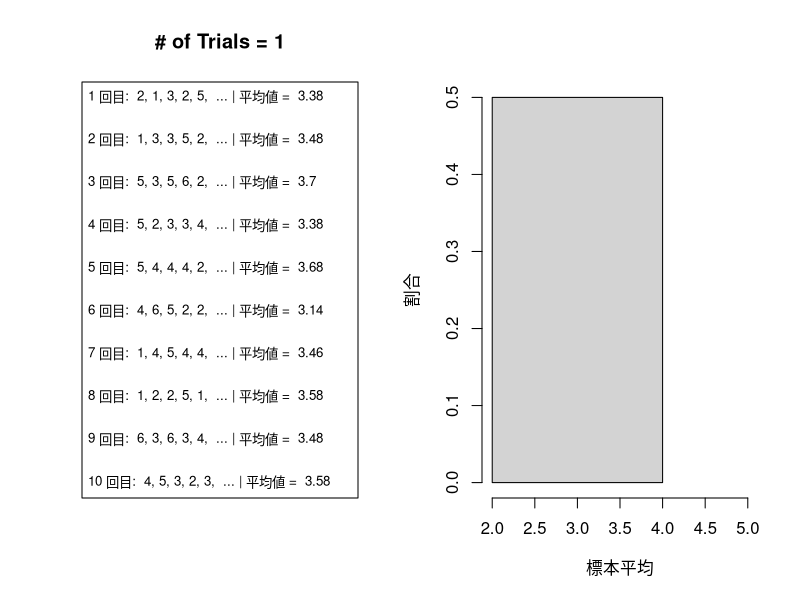
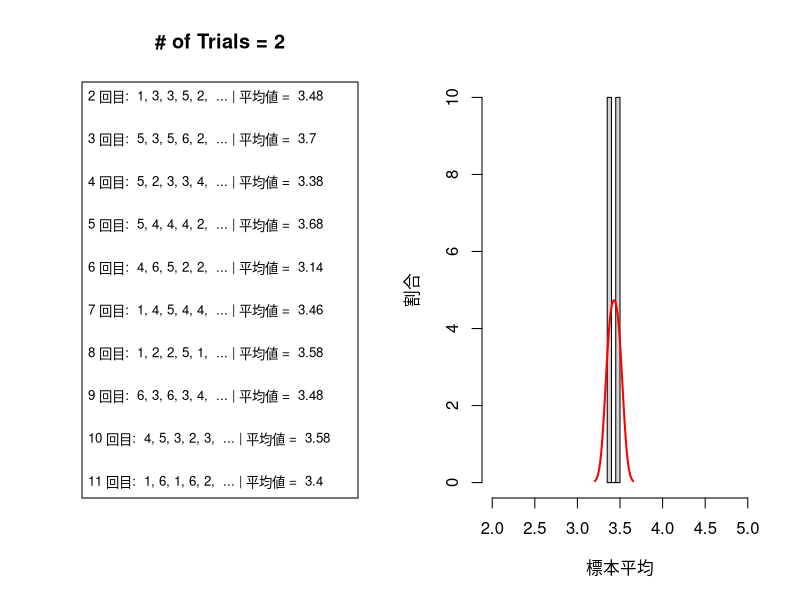
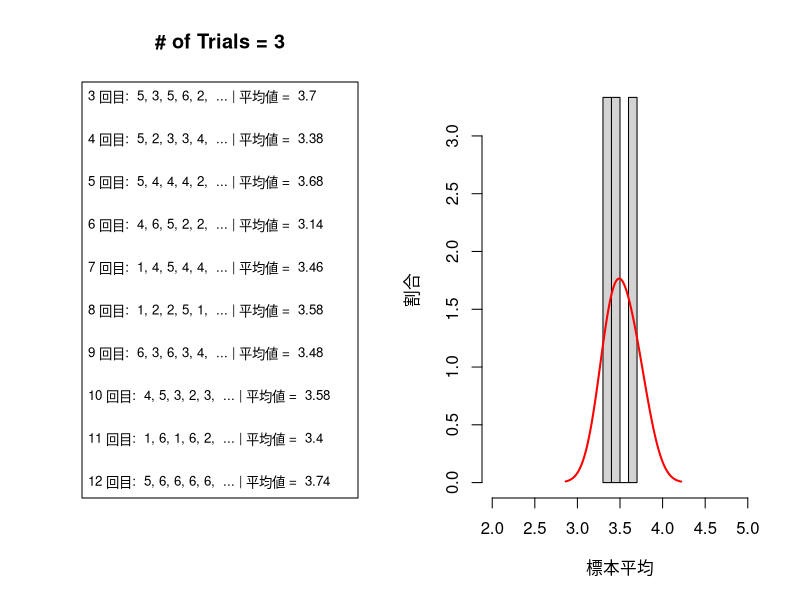
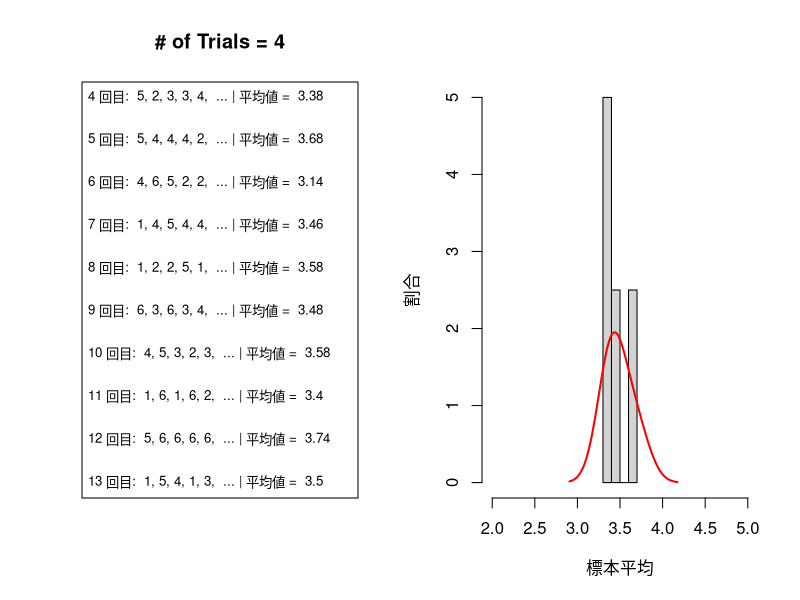
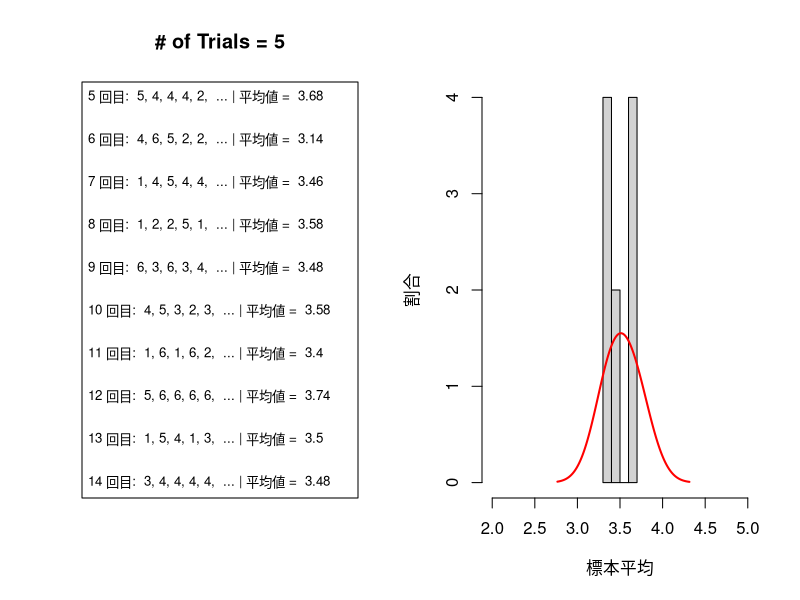
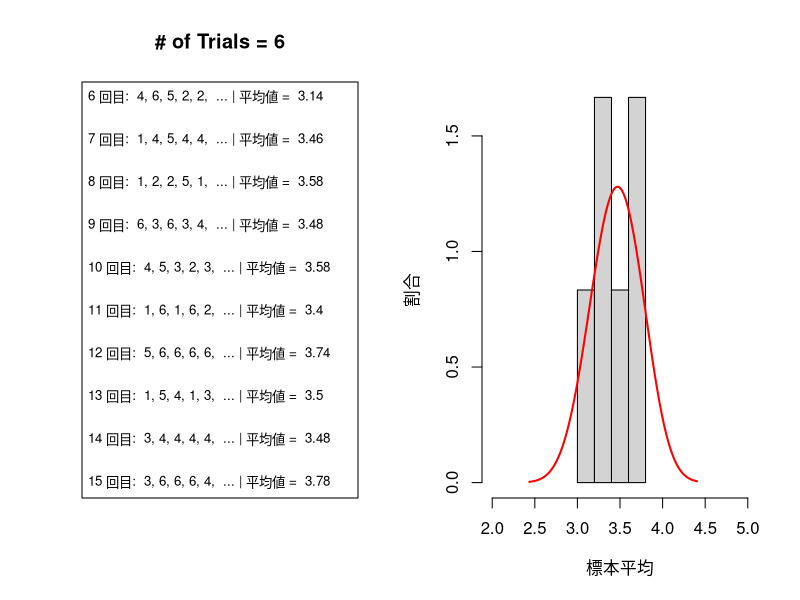
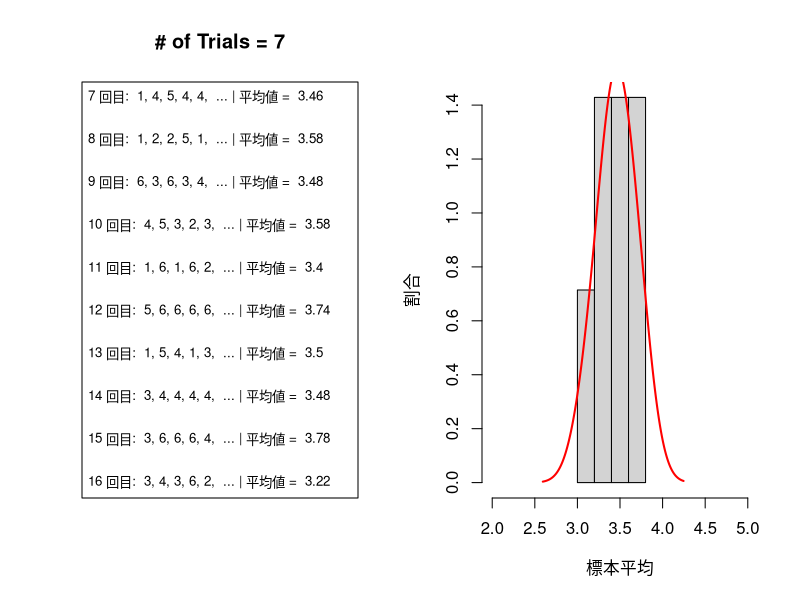
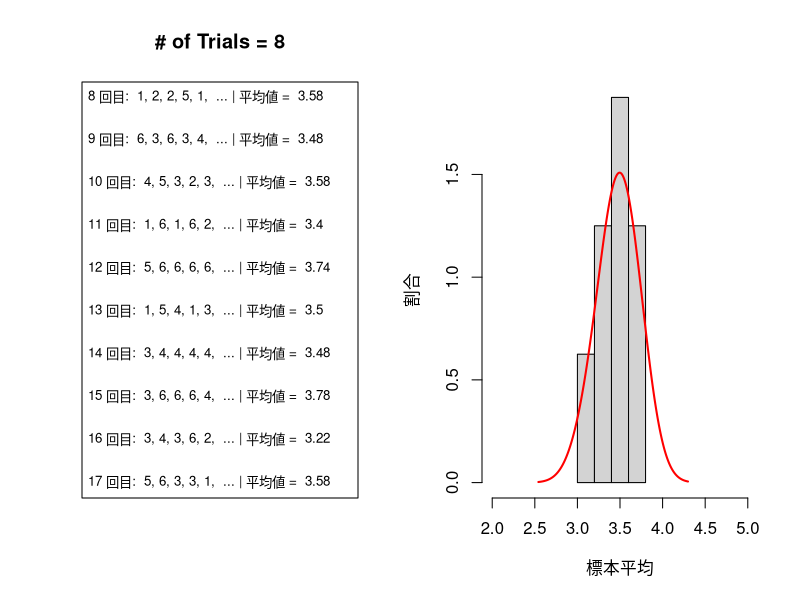

Write R code to recreate these figures, in order. (Note: a time limit stopped this script after it produced the figures.)
CLT_Sim <- function(dist = "Dice", par = NULL,
                    sample = 30, trials = 1000){
        
        sample.list <- list()
        
        if(dist == "Dice"){
                for(i in 1:trials){
                        sample.list[[i]] <- sample(1:6, sample, replace = TRUE)
                }
        }else if(dist == "Normal"){
                for(i in 1:trials){
                        sample.list[[i]] <- rnorm(sample, mean = par["mean"], sd = par["sd"])
                }
        }else if(dist == "Uniform"){
                for(i in 1:trials){
                        sample.list[[i]] <- sample(par, sample, reaplce = TRUE)
                }
        }else if(dist == "Chi2"){
                for(i in 1:trials){
                        sample.list[[i]] <- rchisq(sample, df = par["df"])
                }
        }else if(dist == "Binomial"){
                for(i in 1:trials){
                        sample.list[[i]] <- rbinom(sample, size = par["size"], prob = par["prob"])
                }
        }else if(dist == "Poisson"){
                for(i in 1:trials){
                        sample.list[[i]] <- rpois(sample, lambda = par["lambda"])
                }
        }else{
                warning("正しい分布名を入力して下さい")
                break
        }
        
        sample.mean <- lapply(sample.list, mean)
        
        hist.lim <- c(round(min(unlist(sample.mean)) - 1, 0), 
                      round(max(unlist(sample.mean)) + 1, 0))

        for(i in 1:length(sample.mean)){
                #file_name = paste("CLT_", i, ".png", sep = "")
                #quartz(type = "png", width = 10, height = 5, file = file_name)
                par(mfrow = c(1, 2))
                plot(x = 1:10, y = 1:10, type = "n", xlab = "", ylab = "",
                     xaxt = "n", yaxt = "n", 
                     main = paste("# of Trials =", i))
                for(j in 0:9){
                        if(i + j > trials){
                                printed.text = ""
                        }else{
                                printed.text = paste(i + j,"回目: ",
                                                     paste0(as.character(sample.list[[i + j]][1:5]), 
                                                            sep = ", ", collapse =  ""),
                                                     "... | 平均値 = ",
                                                     round(mean(sample.mean[[i + j]]), 2))
                        }
                        
                        text(x = 0.5, y = 10 - j, labels = printed.text, 
                             cex = 0.8, pos = 4)
                }
                hist(x = unlist(sample.mean)[1:i], main = "",
                     xlim = hist.lim, ylab = "割合", xlab = "標本平均", prob = TRUE)
                if(i >= 2){
                        lines(density(unlist(sample.mean)[1:i], adjust = 2), col="red", lwd=2)
                }
                par(mfrow = c(1, 1))
                #dev.off()
                Sys.sleep(.1)    
        }
        
}

CLT_Sim(dist = "Dice", sample = 50, trials = 2000)
